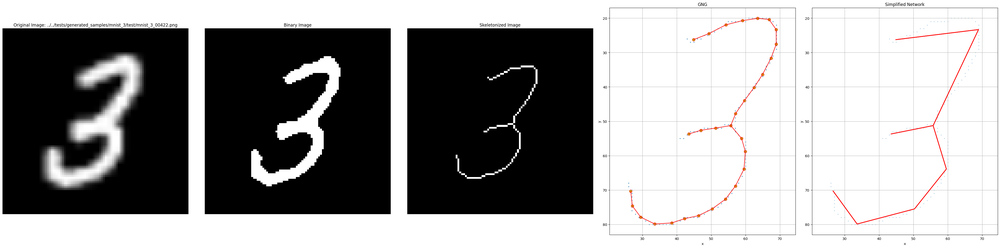
#> input picture src/skeletonization/docs/skeletonization_example.png, 1000 x 248 px, shrunk from 3985 x 989 before the run, given as the content of the folder ../../tests/generated_samples/mnist_fours, which was not available
$ jupyter execute --allow-errors skeletonization_gaz.ipynb
#> lines starting #> are read from the running program, lines starting #| are printed output that depends on the picture; after the words box and inside, x2 and y2 are one past the last pixel; in counts of white or black regions, pixels touching at a corner belong together; pictures that were not available may be replaced by others from this repository, and a replacement may not be noted
#> `binary = data > 140`:
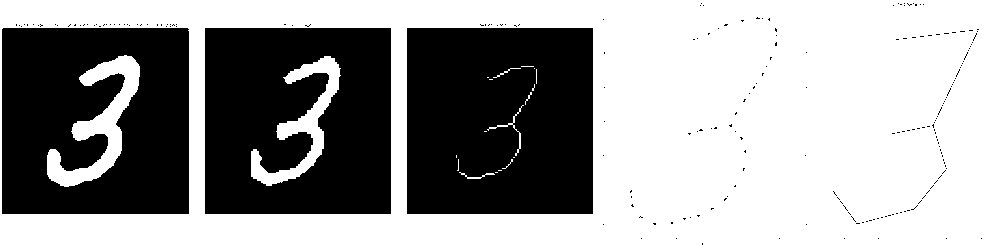
#> binary: shape (248, 1000) bool; 60.9% white; 217 black regions (214 under 20 px), largest, box (x1, y1, x2, y2) and area: (407, 28, 593, 214) 34232, (205, 28, 391, 214) 31424, (2, 28, 189, 214) 30710
#> `skeleton = skeletonize(binary)`:
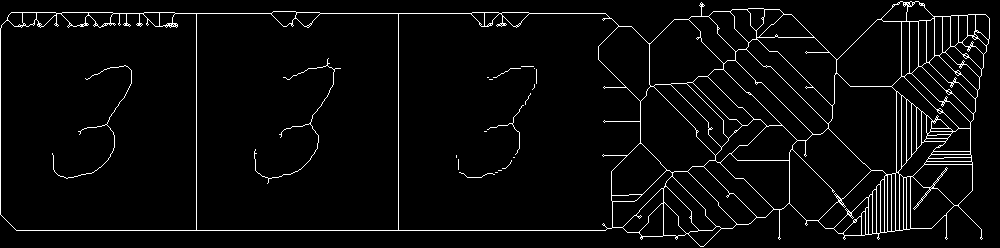
#> skeleton: shape (248, 1000) bool; 3.9% white in thin lines or dots
#> `skeleton = img_as_ubyte(skeleton)`: skeleton: shape (248, 1000); 3.9% white in thin lines or dots
[cell 1]
from typing import List, Set
import numpy as np
from networkx import Graph
from skimage.measure import approximate_polygon

epsilon = 1
tolerance = 0.2

# [208 lines left out: functions simplify_network, simplify_with_rdp, simplify_with_edge_contraction, simplify_with_path_compression, not called in this run]

[cell 2]
import numpy as np
import matplotlib.pyplot as plt
from ypstruct import structure
import gng
import cv2
import os
from skimage.morphology import skeletonize
from skimage.util import img_as_ubyte
from rdp import rdp
from typing import List, Tuple
epsilon = 1

# Read all images from the specified folder
folder_path = '../../tests/generated_samples/mnist_fours'  # Replace with the actual folder path
image_files = [f for f in os.listdir(folder_path) if f.lower().endswith(('.png', '.jpg', '.jpeg', '.bmp', '.tiff', '.gif'))]

#> (the rest of this cell did not finish here and is left out)

$ run again, on src/skeletonization/visualization/sequence/11.png
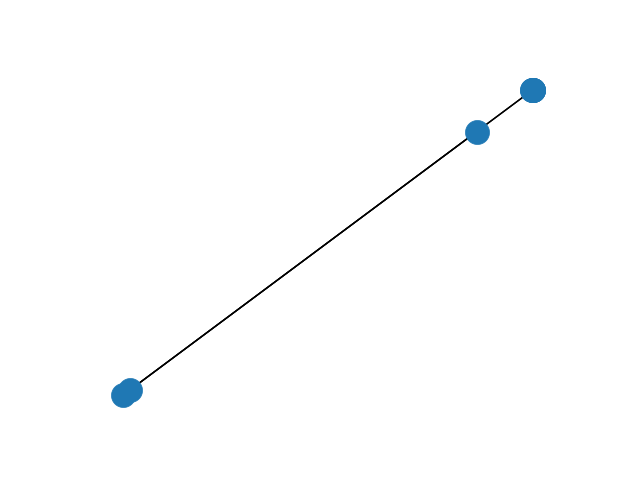
#> input picture src/skeletonization/visualization/sequence/11.png, 640 x 480 px, given as the content of the folder ../../tests/generated_samples/mnist_fours, which was not available
#> `binary = data > 140`:
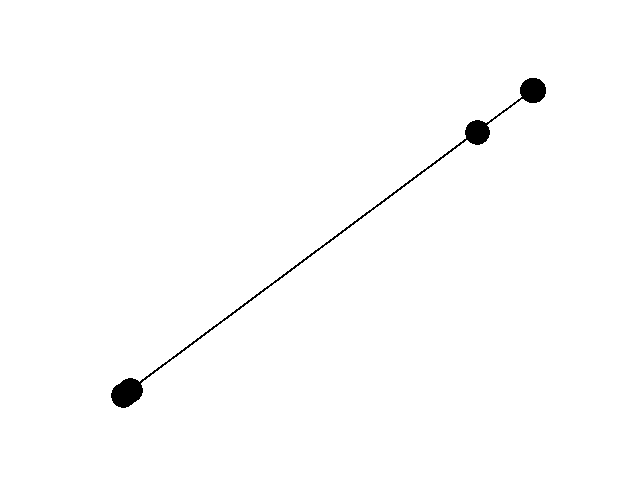
#> binary: shape (480, 640) bool; 99.2% white; 1 black region, box (x1, y1, x2, y2) and area: (111, 78, 546, 408) 2567
#> `skeleton = skeletonize(binary)`:
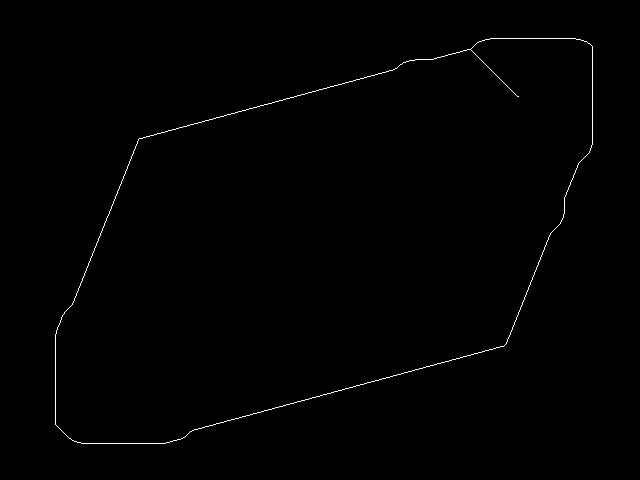
#> skeleton: shape (480, 640) bool; 0.5% white in thin lines or dots, all inside (x1, y1, x2, y2) = (55, 38, 593, 444)
